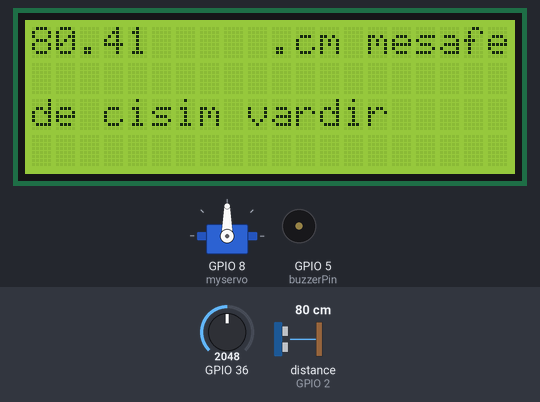
A sketch run on a simulated ESP32. On the bench: 20×4 character LCD, servo, buzzer (waves = sounding, pin HIGH). Wiring (inferred from the names in the program): ultrasonic range finder: trigger GPIO 1; echo GPIO 2. The test bench sets the inputs (shaded band); at power-on: distance to the obstacle (sensor on GPIO 2) 80 cm, GPIO 36 = 2048. The echo pulse lasts 58.3 µs per cm; pins used as bus, display or sensor lines are not drawn; what the sketch prints to the serial monitor is not drawn.

Above: at 1.2 s.
1.3 s: distance to the obstacle (sensor on GPIO 2) set to 6 cm
At 2.1 s:
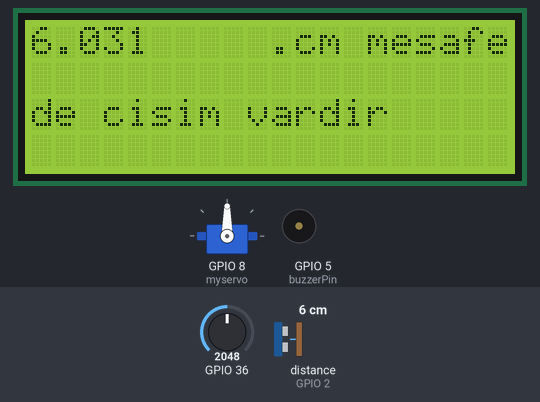
2.9 s: distance to the obstacle (sensor on GPIO 2) set to 3 cm
At 3.8 s:
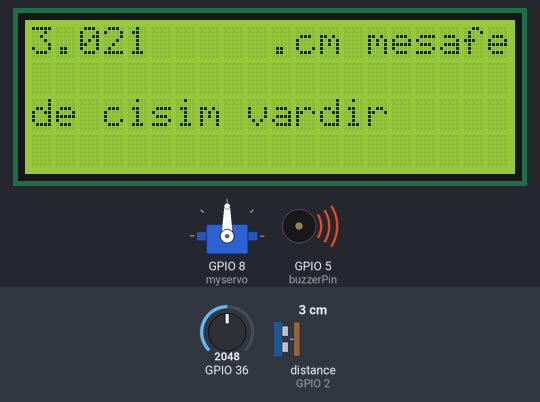
4.6 s: GPIO 36 set to 2866
At 5.8 s:
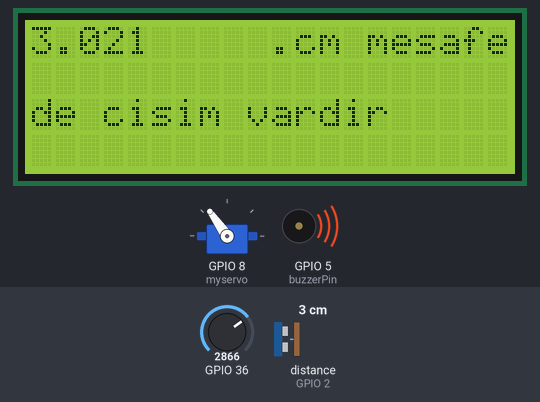
6.1 s: distance to the obstacle (sensor on GPIO 2) set to 35 cm
At 7.4 s:
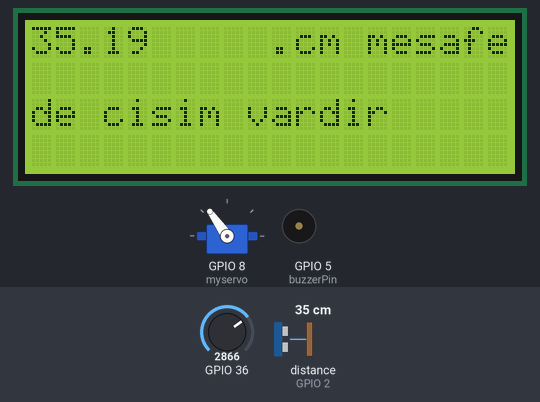
7.7 s: GPIO 36 set to 3603
At 8.4 s:
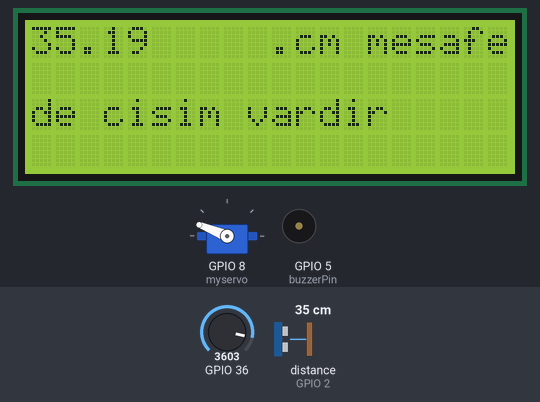
9.3 s: distance to the obstacle (sensor on GPIO 2) set to 2 cm
At 10.2 s:
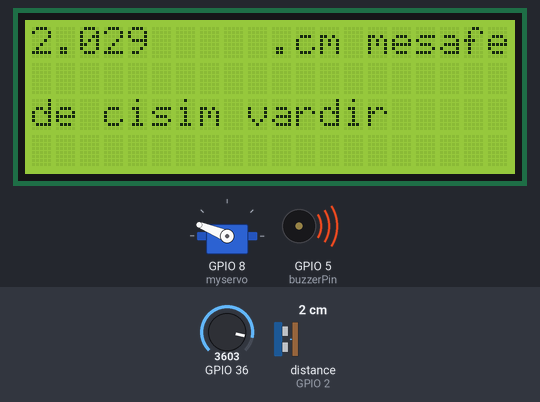
Timing chart, 0 to 12.0 s (numbered marks = the images above; inputs shaded):
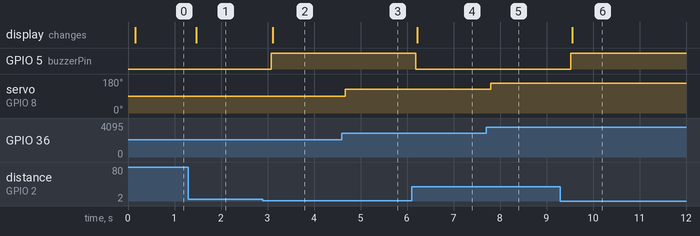

Measured:
- the behaviour switches between 5 and 4 cm on distance to the obstacle (sensor on GPIO 2) (found by bisection; images 1 and 2)
- after the input at 1.3 s, the display: changes after 0.16 s (image 1)
- after the input at 2.9 s, GPIO 5 (buzzerPin): LOW → HIGH after 0.18 s; the display: changes after 0.21 s (image 2)
- after the input at 4.6 s, servo on GPIO 8 (myservo): 90° → 125° after 0.07 s
- after the input at 6.1 s, GPIO 5 (buzzerPin): HIGH → LOW after 0.08 s; the display: changes after 0.12 s (image 4)
- after the input at 7.7 s, servo on GPIO 8 (myservo): 125° → 158° after 0.10 s
- after the input at 9.3 s, GPIO 5 (buzzerPin): LOW → HIGH after 0.22 s; the display: changes after 0.25 s (image 6)

The sketch:

DENEYAP_L6_1_8_JoystickKontrollu_Sonar_SesliVeGorsel_Uyari.ino
```cpp
#include <LiquidCrystal_I2C.h>
#include <ESP32Servo.h>

#define trigPin D0
#define echoPin D1
#define buzzerPin D4

LiquidCrystal_I2C lcd(0x27,20,4);
Servo myservo;

int pos = 0;
int deger;

float sure = 0;
float mesafe = 0;

void setup() {
  lcd.init();
  lcd.backlight();
  myservo.attach(D9);
  pinMode(trigPin, OUTPUT);
  pinMode(echoPin, INPUT);
  pinMode(buzzerPin, OUTPUT);
  Serial.begin(115200);
}

void loop() {
  deger = analogRead(A0);
  pos = map(deger, 0,4095,0,180);
  myservo.write(pos);
  MesafeHesaplama();

  if(mesafe < 5.00)
    digitalWrite(buzzerPin,HIGH);
  else
    digitalWrite(buzzerPin,LOW);

    lcd.home();
    lcd.print(mesafe);
    lcd.setCursor(10,0);
    lcd.println(".cm mesafede cisim vardir");
    delay(100);
}
void MesafeHesaplama(){
  digitalWrite(trigPin, LOW);
  delayMicroseconds(2);
  digitalWrite(trigPin, HIGH);
  delayMicroseconds(10);
  digitalWrite(trigPin, LOW);
    sure = pulseIn(echoPin, HIGH);
    mesafe = sure/58; //ya da (sure * 0,034 / 2)
  Serial.print(mesafe);
  Serial.println(" .cm de cisim vardır.");
  delay(50);
}
```
